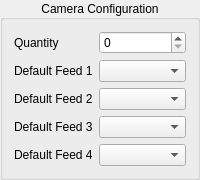
               <widget class="QGroupBox" name="groupBox_5">
                <property name="title">
                 <string>Camera Configuration</string>
                </property>
                <property name="alignment">
                 <set>Qt::AlignCenter</set>
                </property>
                <layout class="QGridLayout" name="gridLayout_13">
                 <item row="0" column="0">
                  <layout class="QFormLayout" name="formLayout_13">
                   <item row="0" column="0">
                    <widget class="QLabel" name="numberOfCamerasLabel">
                     <property name="text">
                      <string>Quantity</string>
                     </property>
                    </widget>
                   </item>
                   <item row="0" column="1">
                    <widget class="QSpinBox" name="config_cameras_number">
                     <property name="value">
                      <number>0</number>
                     </property>
                    </widget>
                   </item>
                   <item row="1" column="0">
                    <widget class="QLabel" name="defaultCameraLabel">
                     <property name="text">
                      <string>Default Feed 1</string>
                     </property>
                    </widget>
                   </item>
                   <item row="1" column="1">
                    <widget class="QComboBox" name="config_camera_1_list"/>
                   </item>
                   <item row="2" column="0">
                    <widget class="QLabel" name="secondaryCamera1Label">
                     <property name="text">
                      <string>Default Feed 2</string>
                     </property>
                    </widget>
                   </item>
                   <item row="2" column="1">
                    <widget class="QComboBox" name="config_camera_2_list"/>
                   </item>
                   <item row="3" column="0">
                    <widget class="QLabel" name="secondaryCamera2Label">
                     <property name="text">
                      <string>Default Feed 3</string>
                     </property>
                    </widget>
                   </item>
                   <item row="3" column="1">
                    <widget class="QComboBox" name="config_camera_3_list"/>
                   </item>
                   <item row="4" column="0">
                    <widget class="QLabel" name="secondaryCamera3Label">
                     <property name="text">
                      <string>Default Feed 4</string>
                     </property>
                    </widget>
                   </item>
                   <item row="4" column="1">
                    <widget class="QComboBox" name="config_camera_4_list"/>
                   </item>
                  </layout>
                 </item>
                </layout>
               </widget>
